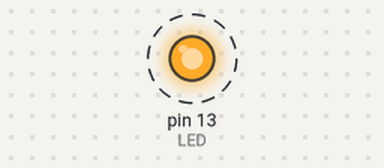
Bench run of a sketch on a simulated Arduino Uno, built with avr-gcc and run on an emulated ATmega328P. On the bench: output pins drawn as LEDs (lit = HIGH). Dashed ring = blinking.

Above: at 0.5 s.
Timing chart, 0 to 4.6 s (numbered marks = the images above):
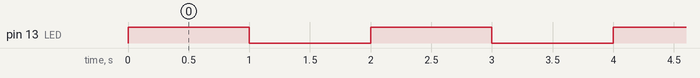

Measured:
- by itself, pin 13 (LED): alternates HIGH for 1.0 s and LOW for 1.0 s

The sketch:

clock2s.ino
```cpp
volatile uint8_t flag_1s = 0;	/* volatile: muda dentro da interrupção */

ISR(TIMER1_COMPA_vect)		/* chamada quando TCNT1 chega em OCR1A */
{
flag_1s = 1;
}

void setup()
{
cli();
DDRB |= (1 << DDB5);		/* LED em D13 como saída */

TCCR1A = 0;					/* nenhum pino ligado ao timer */
TCCR1B = 0;					/* timer parado durante a configuração */
OCR1A = 62499;				/* alvo: 1 s */
TIMSK1 = (1 << OCIE1A);		/* liga a interrupção de comparação A */
TCCR1B = (1 << WGM12) | (1 << CS12); /* modo CTC + prescaler 256: começa a contar */
sei();						/* liga as interrupções */
}

void loop()
{
if(flag_1s){
flag_1s=0; /*abaixaaflag*/
PORTB ^=(1<<PORTB5); /*inverteoLED*/
}
}
```
